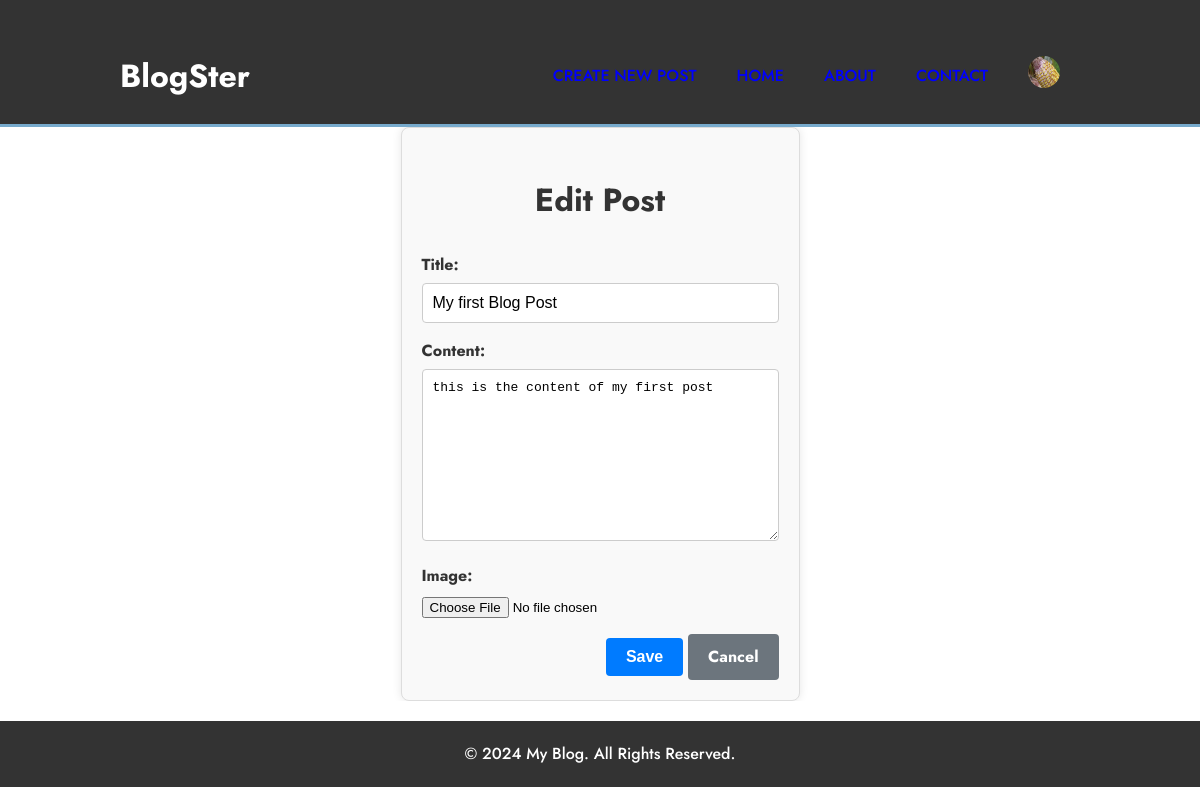
Screenshot of /post/2/edit/ (signed in) with the database file from the repository.
### blog_app/models.py (models this page shows, shortened)
class UserProfile(models.Model):
    user = models.OneToOneField(User, on_delete=models.CASCADE)
    email = models.EmailField(max_length=254, blank=True)
    bio = models.TextField(blank=True)
    birth_date = models.DateField(null=True, blank=True)
    avatar = models.ImageField(upload_to='avatars/', default='avatars/default.jpg')

class Post(models.Model):
    title = models.CharField(max_length=100)
    content = models.TextField()
    date_posted = models.DateTimeField(default=timezone.now)
    author = models.ForeignKey(User, on_delete=models.CASCADE)
    image = models.ImageField(upload_to='post_images',blank=True,null = True)

### blog_app/views.py (the view)
# urls.py: path('post/<int:id>/edit/', views.post_edit, name ='post_edit'),
@login_required
def post_edit(request, id):
    post = get_object_or_404(Post, id=id)
    if post.author != request.user:
        return HttpResponseForbidden()
    if request.method == "POST":
        form = PostForm(request.POST,request.FILES, instance=post)
        if form.is_valid():
            form.save()
            return redirect('post_detail', id=post.id)
    else:
        form = PostForm(instance=post)
    return render(request, 'blog_app/post_form.html',{'form': form})

### blog_app/forms.py
class PostForm(forms.ModelForm):
    class Meta:
        model =Post
        fields =['title','content','image']

### templates/blog_app/post_form.html (shortened to what this page needs)
{% extends "blog_app/base.html" %}
{% load static %}
{% block extrastyles %}
<link rel="stylesheet" href="{% static 'blogApp/forms.css' %}">
{% endblock %}
{% block content %}
<div class="form-container">
  <div class="form-header">
    <h2>{% if form.instance.pk %}Edit{% else %}Create{% endif %} Post</h2>
  </div>
  <form method="post" enctype="multipart/form-data">
    <div class="form-field">
      {{ form.title.label_tag }}
      {{ form.title }}
    </div>
    <div class="form-field">
      {{ form.content.label_tag }}
      {{ form.content }}
    </div>
    <div class="form-field">
      {{ form.image.label_tag }}
      {{ form.image }}
    </div>
    <div class="form-actions">
      <button type="submit" class="btn btn-primary">Save</button>
      <a href="{% url 'home' %}" class="btn btn-secondary">Cancel</a>
    </div>
  </form>
</div>
{% endblock %}

### templates/blog_app/base.html (shortened to what this page needs)
{% load static %}
<!DOCTYPE html>
<html lang="en">
  <head>
    <link rel="stylesheet" href="{% static "blogApp/main.css" %}" />
    {% block extrastyles%}
    {% endblock %}
  </head>
  <body>
    <header>
      <div class="container">
        <h1>BlogSter</h1>
        <nav>
          <ul class = "nav_url">
            <li><a href="{% url 'post_create' %}" class="link">Create New Post</a></li>
            <li><a href="{% url 'home' %}" class="link">Home</a></li>
            <li><a href="#" class="link">About</a></li>
            <li><a href="#" class="link">Contact</a></li>
            <li ><a href="{% url 'profile' user.username %}" class="link"><img src ="{{user.userprofile.avatar.url }}" alt="Profile"class ="profile"/></a></li>
          </ul>
        </nav>
      </div>
    </header>
    <main class= 'container'>
        {% block content %}
        {% endblock %}
  </main>
  <footer>
      <div class="container">
        <p>&copy; 2024 My Blog. All Rights Reserved.</p>
      </div>
    </footer>
  </body>
</html>

### static/blogApp/main.css (style rules this page uses)
body { font-family: "Jost", sans-serif; font-weight: 500; line-height: 1.6; margin: 0; padding: 0; }
.container { width: 80%; margin: auto; overflow: hidden; }
.nav_url { display:flex; align-items: center; }
.profile { width: 2rem; height: 2rem; border-radius: 50%; }
header { background: #333; color: #fff; padding-top: 30px; min-height: 70px; border-bottom: #77aacc 3px solid; }
header a { color: #fff; text-decoration: none; text-transform: uppercase; font-size: 16px; }
header ul { padding: 0; list-style: none; }
header li { display: inline; padding: 0 20px 0 20px; }
.link { color: blue; }
header h1 { float: left; }
header nav { float: right; margin-top: 10px; }
main { display: flex; justify-content: space-between; margin-top: 20px; }
footer { flex-shrink: 0; margin-top: auto; background: #333; color: #fff; text-align: center; padding: 20px 0; margin-top: 20px; }
footer p { margin: 0; }

### static/blogApp/forms.css (style rules this page uses)
.form-container { max-width: 600px; margin: 0 auto; padding: 20px; background-color: #f9f9f9; border: 1px solid #ddd; border-radius: 8px; box-shadow: 0 0 10px rgba(0, 0, 0, 0.1); }
.form-header { text-align: center; margin-bottom: 20px; }
.form-header h2 { font-size: 2em; color: #333; }
.form-field { margin-bottom: 15px; }
.form-field label { font-weight: bold; color: #333; display: block; margin-bottom: 5px; }
.form-field input[type="text"], .form-field textarea { width: 100%; padding: 10px; border: 1px solid #ccc; border-radius: 4px; box-sizing: border-box; font-size: 1em; background-color: #fff; }
.form-actions { text-align: right; }
.form-actions .btn { padding: 10px 20px; font-size: 1em; border: none; border-radius: 4px; cursor: pointer; }
.btn { display: inline-block; padding: 8px 16px; font-size: 14px; font-weight: bold; text-align: center; text-decoration: none; border-radius: 4px; transition: background-color 0.3s ease, color 0.3s ease; cursor: pointer; }
.btn-primary { background-color: #007bff; color: #fff; border: 2px solid #007bff; }
.btn-secondary { background-color: #6c757d; color: #fff; }

### rows the page displays
Post: title "My first Blog Post", content "this is the content of my first post"
